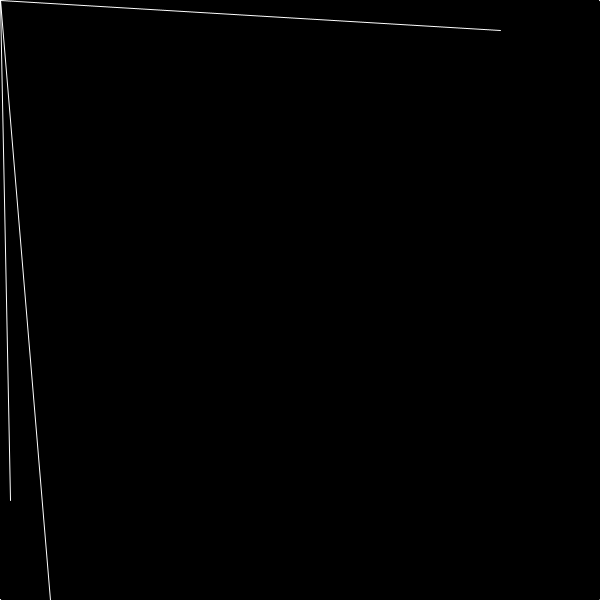
Frame 1 (no input)
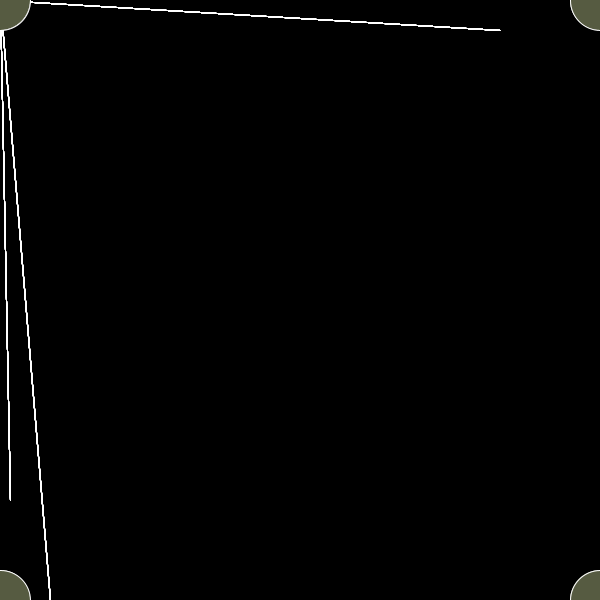
Frame 60 (the mouse pressed at the canvas centre just before this capture)
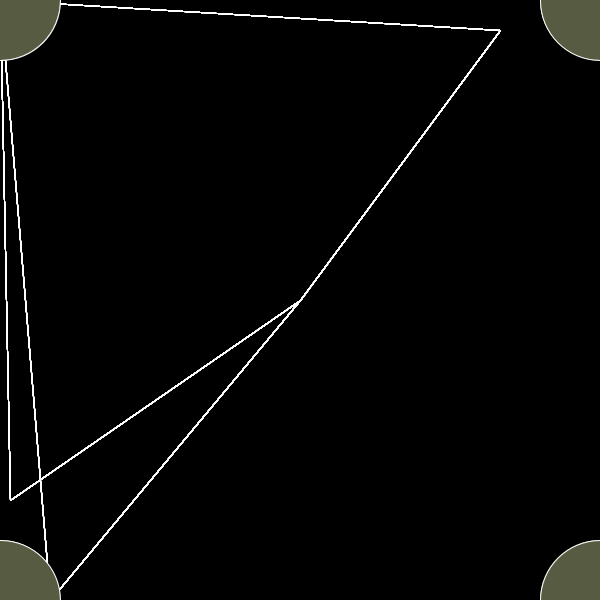
Frame 120 (the mouse held since frame 60 and released just before this capture)

The Processing sketch that drew these frames (run headless with seeded random() and noise(); from frame 60 on, the mouse is pressed at the canvas centre):

// Processing sketch: processing_186656
// ── processing_186656.pde

// basado en el còdigo http://www.openprocessing.org/sketch/186178//

float ojos=0;
float chispa= random(96, 150);
float x=random(0, width);
float y=random(0, height);
int x1=10;
int x2=50;
int x3=500;
int y1=500;
int y2=30;
int y3=600;

void setup() {
  size (600, 600);
  colorMode(HSB);
  background(195, 255, ojos);
}
void draw() {
  if (x<width/2) 
  {
    x=ojos;
    ojos=ojos+1;
  }
  else {
    x=x-ojos;
    y=y-chispa;
  }
stroke(255);
  line(mouseX, mouseY, x2, y3);
  line(mouseX, mouseY, x3, y2);
  line(mouseX, mouseY, x1, y1);
  fill(50,71,91);
  ellipse(0, 0, ojos, ojos);
  ellipse(600, 600, ojos, ojos);
  ellipse(600, 0, ojos, ojos);
  ellipse(0, 600, ojos, ojos);
}
